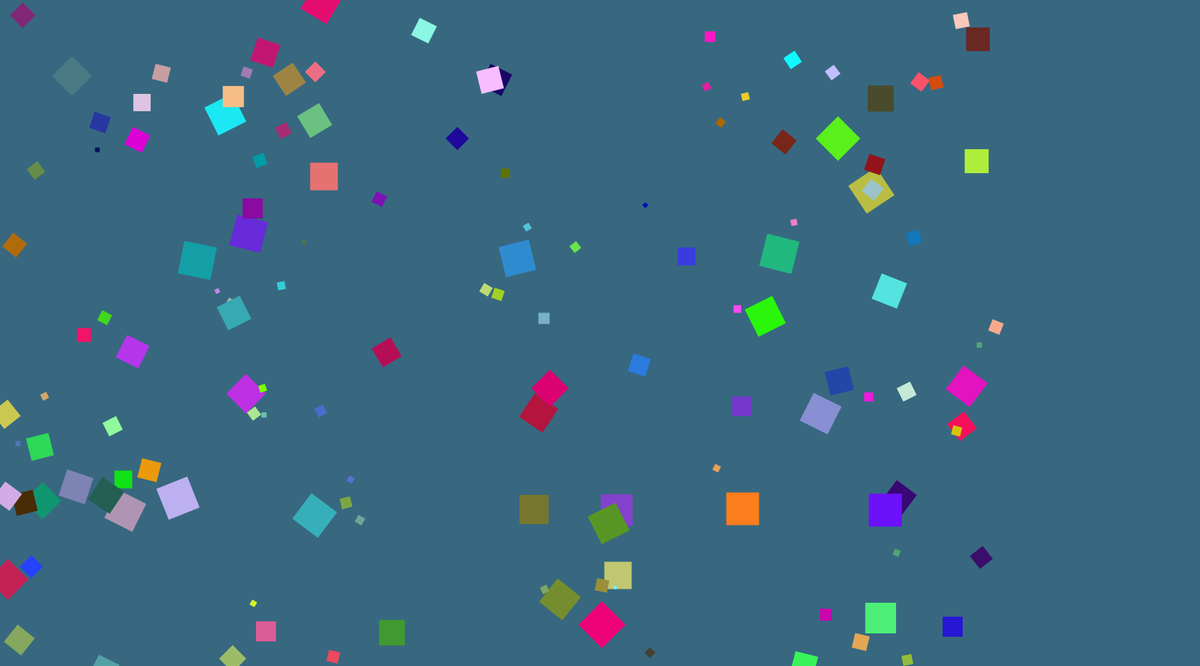
Frame 1 (no input)
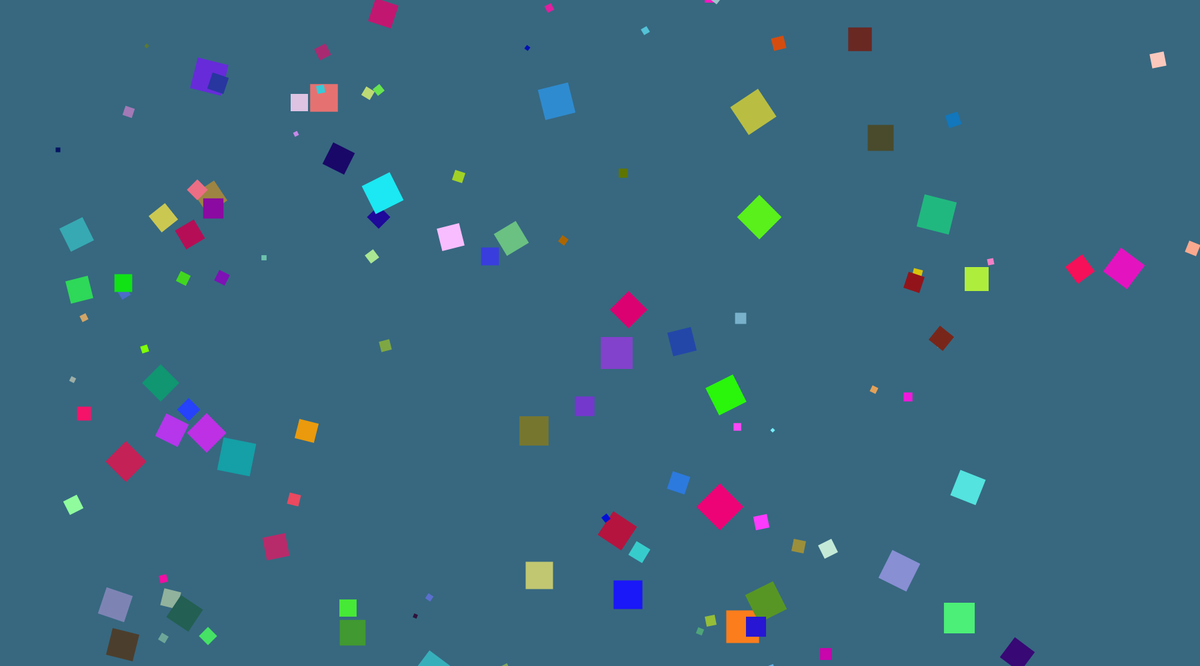
Frame 60 (no input)
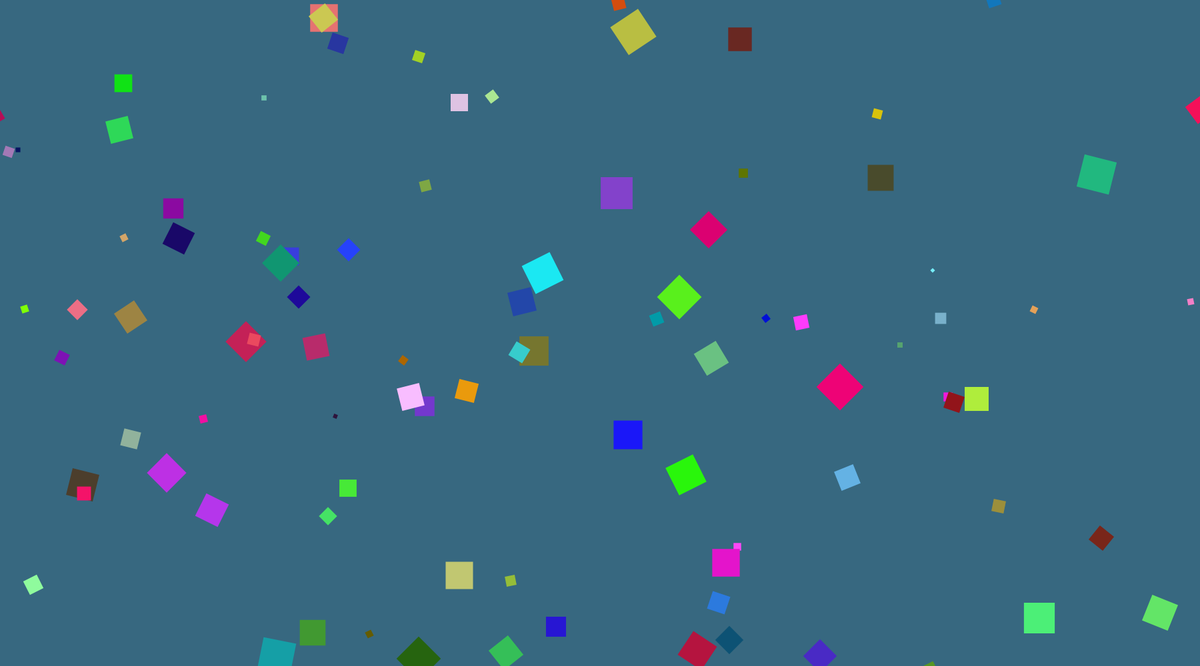
Frame 120 (the mouse pressed at the canvas centre since frame 60)

The p5.js sketch that drew these frames (run headless with seeded random() and noise() and a simulated clock; from frame 60 on, the mouse is pressed at the canvas centre):

// p5.js sketch
// ── sketch.js
let molecules=[];

function setup(){
    createCanvas(1800, 1000);
    noCursor();
    for(let i=0; i<200; i++){
        molecules.push(new Molecule())
    }
    rectMode(CENTER);
}

function draw(){
    background(55, 104, 128);
    molecules.forEach(molecule => molecule.render());
    molecules.forEach(molecule => molecule.move());    
}

let distance = (x,y) => Math.sqrt(x*x +y*y);
// ── Molecule.js
class Molecule{
    constructor(){
        this.radius = random(5,50);
        this.pos = createVector(
            Math.round(Math.random()*1500),
            Math.round(Math.random()*1500)
        );
        this.speed = createVector(
            Math.round(Math.random()*10-5),
            Math.round(Math.random()*10-5)
        );
        this.r = random(0,255);
        this.g = random(0,255);
        this.b = random(0,255);
    }

    render(){
        let angle = atan2(this.speed.x,this.speed.y)
        push ();
        fill(this.r,this.g,this.b);
        noStroke();
        translate (this.pos.x,this.pos.y);
        rotate (angle);
        rect(0, 0, this.radius, this.radius);
        pop();
    }

    move(){
        this.pos.x = this.pos.x + this.speed.x;
        this.pos.y = this.pos.y + this.speed.y;
    }
}
